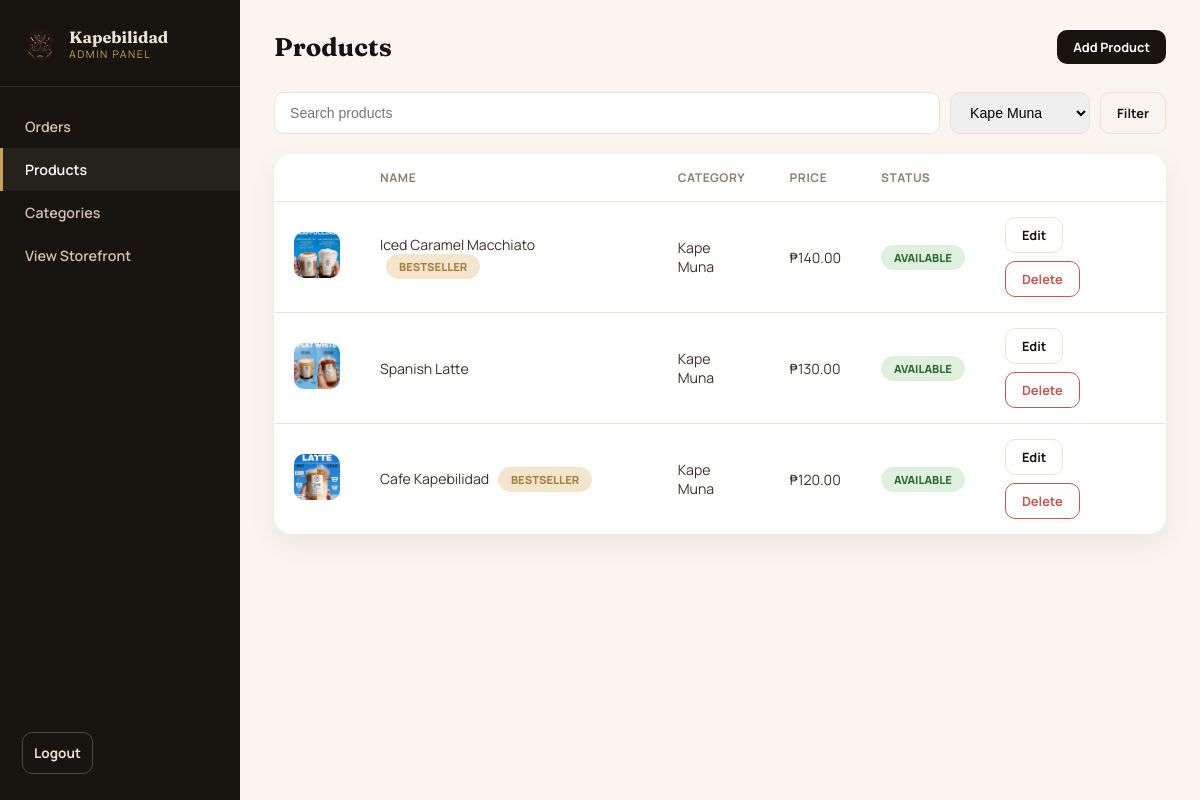
Page /admin/products.php?category=1 (signed in) on the committed database.
### tables this page shows
CREATE TABLE `products` (
  `id` int(11) NOT NULL,
  `category_id` int(11) NOT NULL,
  `name` varchar(100) NOT NULL,
  `description` varchar(255) DEFAULT NULL,
  `price` decimal(10,2) NOT NULL,
  `image` varchar(255) DEFAULT NULL,
  `addons` text DEFAULT NULL,
  `is_bestseller` tinyint(1) DEFAULT 0,
  `is_available` tinyint(1) DEFAULT 1,
  `created_at` datetime DEFAULT current_timestamp()
);

CREATE TABLE `categories` (
  `id` int(11) NOT NULL,
  `name` varchar(50) NOT NULL,
  `slug` varchar(50) NOT NULL,
  `display_order` int(11) DEFAULT 0,
  `created_at` datetime DEFAULT current_timestamp()
);

### includes/functions.php (called while the page is built, shortened)
<?php
function h(?string $value): string
{
    return htmlspecialchars($value ?? '', ENT_QUOTES, 'UTF-8');
}
function formatPrice($amount): string
{
    return '₱' . number_format((float)$amount, 2);
}
function cleanInput(?string $value): string
{
    return trim($value ?? '');
}
function getCategories(): array
{
    $db = getDB();
    return $db->query('SELECT * FROM categories ORDER BY display_order ASC, id ASC')->fetchAll();
}

### admin/products.php (the view, shortened to what this page needs)
<?php
require_once __DIR__ . '/../includes/functions.php';
$db = getDB();
$categoryFilter = (int)($_GET['category'] ?? 0);
$search = cleanInput($_GET['search'] ?? '');
$where = [];
$params = [];
if ($categoryFilter > 0) {
    $where[] = 'p.category_id = :cat';
    $params[':cat'] = $categoryFilter;
}
$whereSql = $where ? ('WHERE ' . implode(' AND ', $where)) : '';
$stmt = $db->prepare(
    "SELECT p.*, c.name AS category_name FROM products p
     JOIN categories c ON c.id = p.category_id
     $whereSql
     ORDER BY c.display_order ASC, p.id DESC"
);
$stmt->execute($params);
$products = $stmt->fetchAll();
$categories = getCategories();
require_once __DIR__ . '/includes/admin_header.php';
?>
<div class="admin-topbar">
  <h1>Products</h1>
  <a href="product_form.php" class="pill-btn">Add Product</a>
</div>
<form method="GET" action="products.php" style="margin-bottom:20px; display:flex; gap:10px; flex-wrap:wrap;">
  <input
    type="text"
    name="search"
    value="<?= h($search) ?>"
    placeholder="Search products"
    style="flex:1; min-width:200px; padding:11px 15px; border-radius:10px; border:1.5px solid var(--line); font-size:0.88rem;"
  >
  <select name="category" onchange="this.form.submit()" style="padding:11px 15px; border-radius:10px; border:1.5px solid var(--line); font-size:0.88rem;">
    <?php foreach ($categories as $category): ?>
      <option value="<?= (int)$category['id'] ?>" <?= $categoryFilter === (int)$category['id'] ? 'selected' : '' ?>><?= h($category['name']) ?></option>
    <?php endforeach; ?>
  </select>
  <button type="submit" class="pill-btn ghost">Filter</button>
</form>
<div class="table-wrap">
  <?php if (empty($products)): ?>
    <div class="empty-state">No products found.</div>
  <?php else: ?>
    <table class="data-table">
      <thead>
        <tr>
          <th></th>
          <th>Name</th>
          <th>Category</th>
          <th>Price</th>
          <th>Status</th>
          <th></th>
        </tr>
      </thead>
      <tbody>
        <?php foreach ($products as $product): ?>
          <tr data-product-row="<?= (int)$product['id'] ?>">
            <td><img class="thumb" src="<?= BASE_URL ?>/assets/images/products/<?= h($product['image']) ?>" alt="<?= h($product['name']) ?>"></td>
            <td>
              <?= h($product['name']) ?>
              <?php if ($product['is_bestseller']): ?>
                <span class="status-pill badge-bestseller" style="margin-left:6px;">Bestseller</span>
              <?php endif; ?>
            </td>
            <td><?= h($product['category_name']) ?></td>
            <td><?= formatPrice($product['price']) ?></td>
            <td>
              <span class="status-pill <?= $product['is_available'] ? 'badge-available' : 'badge-unavailable' ?>">
                <?= $product['is_available'] ? 'Available' : 'Hidden' ?>
              </span>
            </td>
            <td>
              <div class="action-group">
                <a href="product_form.php?id=<?= (int)$product['id'] ?>" class="pill-btn ghost">Edit</a>
                <button type="button" class="pill-btn danger delete-product-btn" data-product-id="<?= (int)$product['id'] ?>">Delete</button>
              </div>
            </td>
          </tr>
        <?php endforeach; ?>
      </tbody>
    </table>
  <?php endif; ?>
</div>
<?php require_once __DIR__ . '/includes/admin_footer.php'; ?>

### assets/css/admin.css (style rules this page uses)
:root { --ink: #17130f; --ink-soft: #3a3129; --cream: #faf6ef; --card: #ffffff; --gold: #c9a15a; --gold-deep: #a97f3d; --gold-soft: #f3e6cd; --line: #ece3d3; --muted: #8c7f6f; --radius-sm: 10px; --radius-md: 18px; --shadow: 0 10px 28px rgba(23,19,15,0.07); --ease: cubic-bezier(0.22, 1, 0.36, 1); }
* { box-sizing: border-box; }
body { margin: 0; font-family: 'Manrope', 'Segoe UI', system-ui, sans-serif; background: var(--cream); color: var(--ink-soft); }
a { text-decoration: none; color: inherit; }
button { font-family: inherit; cursor: pointer; }
h1, h2, h3, h4 { font-family: 'Fraunces', Georgia, serif; color: var(--ink); margin: 0; }
.admin-topbar { display: flex; align-items: center; justify-content: space-between; margin-bottom: 28px; flex-wrap: wrap; gap: 12px; }
.admin-topbar h1 { font-size: 1.6rem; }
.table-wrap { background: var(--card); border-radius: var(--radius-md); box-shadow: var(--shadow); overflow-x: auto; }
table.data-table { width: 100%; border-collapse: collapse; min-width: 720px; }
.data-table th { text-align: left; font-size: 0.75rem; text-transform: uppercase; letter-spacing: 0.6px; color: var(--muted); padding: 15px 20px; border-bottom: 1.5px solid var(--line); }
.data-table td { padding: 15px 20px; font-size: 0.88rem; border-bottom: 1px solid var(--line); vertical-align: middle; }
.data-table tr:last-child td { border-bottom: none; }
.thumb { width: 46px; height: 46px; border-radius: 10px; object-fit: cover; background: var(--gold-soft); }
.pill-btn { background: var(--ink); color: #fff; border: none; padding: 8px 16px; border-radius: var(--radius-sm); font-size: 0.8rem; font-weight: 700; transition: all 0.2s var(--ease); display: inline-flex; align-items: center; gap: 6px; }
.pill-btn.danger { background: transparent; border: 1.5px solid #c1584f; color: #c1584f; }
.pill-btn.ghost { background: transparent; border: 1.5px solid var(--line); color: var(--ink); }
.action-group { display: flex; gap: 8px; flex-wrap: wrap; }
.status-pill { display: inline-block; padding: 5px 13px; border-radius: 999px; font-size: 0.7rem; font-weight: 800; text-transform: uppercase; }
.badge-available { background: #dff0df; color: #2f6b2f; }
.badge-bestseller { background: var(--gold-soft); color: var(--gold-deep); }

### rows in the picture
products: image (picture), name "Iced Caramel Macchiato", is_bestseller "BESTSELLER", category.name "Kape Muna", price "₱140.00", is_available "AVAILABLE"
products: image (picture), name "Spanish Latte", category.name "Kape Muna", price "₱130.00", is_available "AVAILABLE"
products: image (picture), name "Cafe Kapebilidad", is_bestseller "BESTSELLER", category.name "Kape Muna", price "₱120.00", is_available "AVAILABLE"

### other values in the picture
form field category "Kape Muna"
